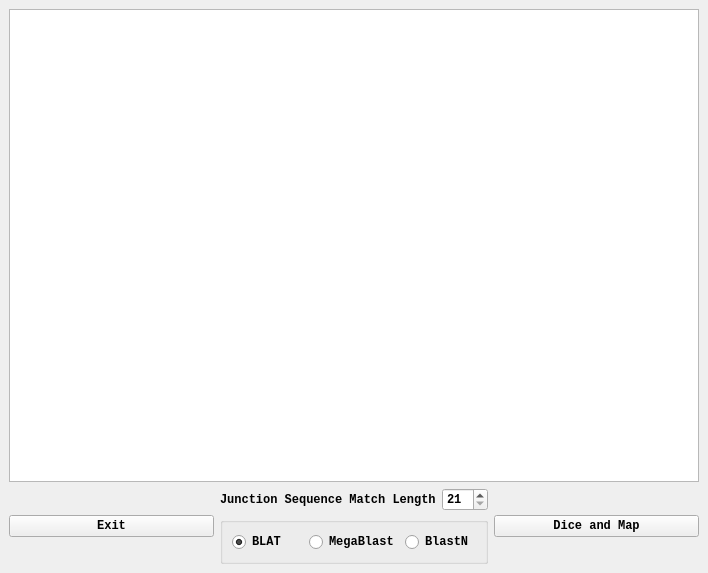
<?xml version="1.0" encoding="UTF-8"?>
<ui version="4.0">
 <class>MainWindow</class>
 <widget class="QMainWindow" name="MainWindow">
  <property name="geometry">
   <rect>
    <x>0</x>
    <y>0</y>
    <width>708</width>
    <height>573</height>
   </rect>
  </property>
  <property name="font">
   <font>
    <family>Courier New</family>
    <bold>true</bold>
   </font>
  </property>
  <property name="windowTitle">
   <string>Junction Dice++</string>
  </property>
  <widget class="QWidget" name="centralwidget">
   <layout class="QVBoxLayout" name="verticalLayout">
    <item>
     <widget class="QPlainTextEdit" name="jd_output"/>
    </item>
    <item>
     <layout class="QGridLayout" name="gridLayout">
      <item row="0" column="1">
       <layout class="QHBoxLayout" name="horizontalLayout">
        <item>
         <widget class="QLabel" name="label">
          <property name="text">
           <string>Junction Sequence Match Length</string>
          </property>
         </widget>
        </item>
        <item>
         <widget class="QSpinBox" name="jseq_match_len">
          <property name="minimum">
           <number>21</number>
          </property>
          <property name="maximum">
           <number>48</number>
          </property>
          <property name="singleStep">
           <number>3</number>
          </property>
         </widget>
        </item>
       </layout>
      </item>
      <item row="0" column="2" rowspan="2">
       <widget class="QPushButton" name="dice_btn">
        <property name="text">
         <string>Dice and Map</string>
        </property>
       </widget>
      </item>
      <item row="1" column="1">
       <widget class="QGroupBox" name="blastChoices">
        <property name="title">
         <string/>
        </property>
        <layout class="QHBoxLayout" name="horizontalLayout_4">
         <item>
          <widget class="QRadioButton" name="blat">
           <property name="text">
            <string>BLAT</string>
           </property>
           <property name="checked">
            <bool>true</bool>
           </property>
           <attribute name="buttonGroup">
            <string notr="true">blastGroup</string>
           </attribute>
          </widget>
         </item>
         <item>
          <widget class="QRadioButton" name="megablast">
           <property name="text">
            <string>MegaBlast</string>
           </property>
           <attribute name="buttonGroup">
            <string notr="true">blastGroup</string>
           </attribute>
          </widget>
         </item>
         <item>
          <widget class="QRadioButton" name="blastn">
           <property name="text">
            <string>BlastN</string>
           </property>
           <attribute name="buttonGroup">
            <string notr="true">blastGroup</string>
           </attribute>
          </widget>
         </item>
        </layout>
       </widget>
      </item>
      <item row="0" column="0" rowspan="2">
       <widget class="QPushButton" name="exit_btn">
        <property name="text">
         <string>Exit</string>
        </property>
       </widget>
      </item>
     </layout>
    </item>
   </layout>
  </widget>
 </widget>
 <resources/>
 <connections>
  <connection>
   <sender>exit_btn</sender>
   <signal>clicked()</signal>
   <receiver>MainWindow</receiver>
   <slot>close()</slot>
   <hints>
    <hint type="sourcelabel">
     <x>38</x>
     <y>379</y>
    </hint>
    <hint type="destinationlabel">
     <x>332</x>
     <y>203</y>
    </hint>
   </hints>
  </connection>
 </connections>
 <buttongroups>
  <buttongroup name="blastGroup"/>
 </buttongroups>
</ui>
